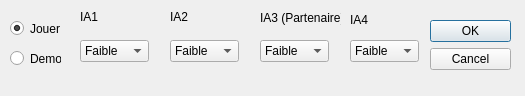
<?xml version="1.0" encoding="UTF-8"?>
<ui version="4.0">
 <class>StartDialog</class>
 <widget class="QDialog" name="StartDialog">
  <property name="geometry">
   <rect>
    <x>0</x>
    <y>0</y>
    <width>525</width>
    <height>96</height>
   </rect>
  </property>
  <property name="windowTitle">
   <string>Dialog</string>
  </property>
  <widget class="QDialogButtonBox" name="buttonBox">
   <property name="geometry">
    <rect>
     <x>430</x>
     <y>20</y>
     <width>81</width>
     <height>61</height>
    </rect>
   </property>
   <property name="orientation">
    <enum>Qt::Vertical</enum>
   </property>
   <property name="standardButtons">
    <set>QDialogButtonBox::Cancel|QDialogButtonBox::Ok</set>
   </property>
  </widget>
  <widget class="QRadioButton" name="radioButtonJH">
   <property name="geometry">
    <rect>
     <x>10</x>
     <y>20</y>
     <width>51</width>
     <height>17</height>
    </rect>
   </property>
   <property name="text">
    <string>Jouer</string>
   </property>
   <property name="checked">
    <bool>true</bool>
   </property>
  </widget>
  <widget class="QRadioButton" name="radioButtonDemo">
   <property name="geometry">
    <rect>
     <x>10</x>
     <y>50</y>
     <width>51</width>
     <height>17</height>
    </rect>
   </property>
   <property name="text">
    <string>Demo</string>
   </property>
  </widget>
  <widget class="QComboBox" name="comboBoxIA2">
   <property name="geometry">
    <rect>
     <x>170</x>
     <y>40</y>
     <width>69</width>
     <height>22</height>
    </rect>
   </property>
   <item>
    <property name="text">
     <string>Faible</string>
    </property>
   </item>
   <item>
    <property name="text">
     <string>Moyen</string>
    </property>
   </item>
   <item>
    <property name="text">
     <string>Fort</string>
    </property>
   </item>
  </widget>
  <widget class="QComboBox" name="comboBoxIA3">
   <property name="geometry">
    <rect>
     <x>260</x>
     <y>40</y>
     <width>69</width>
     <height>22</height>
    </rect>
   </property>
   <item>
    <property name="text">
     <string>Faible</string>
    </property>
   </item>
   <item>
    <property name="text">
     <string>Moyen</string>
    </property>
   </item>
   <item>
    <property name="text">
     <string>Fort</string>
    </property>
   </item>
  </widget>
  <widget class="QComboBox" name="comboBoxIA4">
   <property name="geometry">
    <rect>
     <x>350</x>
     <y>40</y>
     <width>69</width>
     <height>22</height>
    </rect>
   </property>
   <item>
    <property name="text">
     <string>Faible</string>
    </property>
   </item>
   <item>
    <property name="text">
     <string>Moyen</string>
    </property>
   </item>
   <item>
    <property name="text">
     <string>Fort</string>
    </property>
   </item>
  </widget>
  <widget class="QComboBox" name="comboBoxIA1">
   <property name="geometry">
    <rect>
     <x>80</x>
     <y>40</y>
     <width>69</width>
     <height>22</height>
    </rect>
   </property>
   <property name="editable">
    <bool>false</bool>
   </property>
   <item>
    <property name="text">
     <string>Faible</string>
    </property>
   </item>
   <item>
    <property name="text">
     <string>Moyen</string>
    </property>
   </item>
   <item>
    <property name="text">
     <string>Fort</string>
    </property>
   </item>
  </widget>
  <widget class="QLabel" name="label">
   <property name="geometry">
    <rect>
     <x>80</x>
     <y>10</y>
     <width>46</width>
     <height>13</height>
    </rect>
   </property>
   <property name="text">
    <string>IA1</string>
   </property>
  </widget>
  <widget class="QLabel" name="label_2">
   <property name="geometry">
    <rect>
     <x>170</x>
     <y>10</y>
     <width>46</width>
     <height>13</height>
    </rect>
   </property>
   <property name="text">
    <string>IA2</string>
   </property>
  </widget>
  <widget class="QLabel" name="label_3">
   <property name="geometry">
    <rect>
     <x>260</x>
     <y>10</y>
     <width>81</width>
     <height>16</height>
    </rect>
   </property>
   <property name="text">
    <string>IA3 (Partenaire)</string>
   </property>
  </widget>
  <widget class="QLabel" name="label_4">
   <property name="geometry">
    <rect>
     <x>350</x>
     <y>10</y>
     <width>41</width>
     <height>20</height>
    </rect>
   </property>
   <property name="text">
    <string>IA4</string>
   </property>
  </widget>
 </widget>
 <resources/>
 <connections>
  <connection>
   <sender>buttonBox</sender>
   <signal>accepted()</signal>
   <receiver>StartDialog</receiver>
   <slot>accept()</slot>
   <hints>
    <hint type="sourcelabel">
     <x>248</x>
     <y>254</y>
    </hint>
    <hint type="destinationlabel">
     <x>157</x>
     <y>274</y>
    </hint>
   </hints>
  </connection>
  <connection>
   <sender>buttonBox</sender>
   <signal>rejected()</signal>
   <receiver>StartDialog</receiver>
   <slot>reject()</slot>
   <hints>
    <hint type="sourcelabel">
     <x>316</x>
     <y>260</y>
    </hint>
    <hint type="destinationlabel">
     <x>286</x>
     <y>274</y>
    </hint>
   </hints>
  </connection>
 </connections>
</ui>
